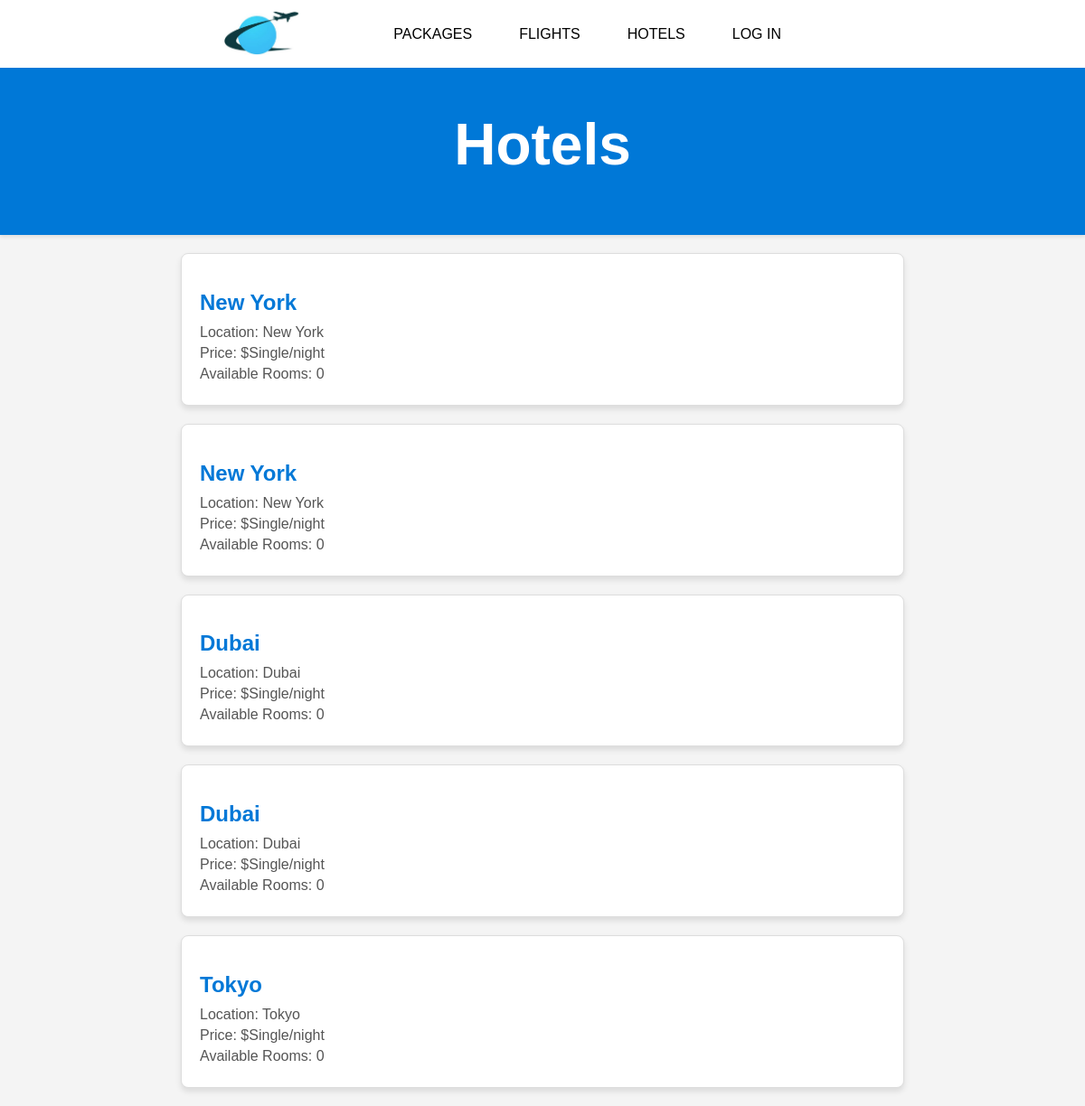
Page /users/hotels/ on the committed database.
### users/models.py (models this page shows)
class Hotel(models.Model):
    hotel_id = models.CharField(primary_key=True, max_length=50)
    start_stay = models.DateField(blank=True, null=True)
    end_stay = models.DateField(blank=True, null=True)
    hotel_city = models.CharField(max_length=100, blank=True, null=True)
    room_type = models.CharField(max_length=50, blank=True, null=True)
    available_rooms = models.PositiveIntegerField(default=0)  # New field
    class Meta:
        db_table = 'hotel'

### users/views.py (the view)
# urls.py: path('hotels/', views.hotels_page, name='hotels_page'),  # Hotels page
def hotels_page(request):
    hotels = Hotel.objects.all()[:6]  # Fetch up to 6 hotels from the database
    return render(request, 'users/hotels.html', {'hotels': hotels})

### users/templates/users/hotels.html (shortened to what this page needs)
<!DOCTYPE html>
<html lang="en">
<head>
</head>
<body>
    {% include 'users/navbar.html' %}
    <header>
        <h1>Hotels</h1>
    </header>
    <main class="hotel-list">
        {% for hotel in hotels %}
        <div class="hotel-card">
            <h2>{{ hotel.hotel_city }}</h2>
            <p>Location: {{ hotel.hotel_city }}</p>
            <p>Price: ${{ hotel.room_type }}/night</p>
            <p>Available Rooms: {{ hotel.available_rooms }}</p>
        </div>
        {% endfor %}
    </main>
</body>
</html>

### users/templates/users/navbar.html (shortened to what this page needs)
<!DOCTYPE html>
<html lang="en">
  <head>
    {% load static %}
    <link rel="stylesheet" href="{% static 'users/css/navbar.css' %}" />
  </head>
  <body>
    <nav class="navbar">
      <div class="navbar-logo-container">
        <a href="{% url 'home' %}">
          <img src="{% static 'users/images/logo.jpg' %}" alt="Logo" class="navbar-logo" />
        </a>
      </div>
      <ul class="navbar-links">
        <li><a href="{% url 'packages_list' %}">PACKAGES</a></li>
        <li><a href="{% url 'list_flights' %}">FLIGHTS</a></li>
        <li><a href="{% url 'hotels_page' %}">HOTELS</a></li>
        <li>
          {% if request.user.is_authenticated %}
            <form method="POST" action="{% url 'logout' %}" class="logout-form">
              {% csrf_token %}
              <button type="submit" class="logout-button">LOGOUT</button>
            </form>
          {% else %}
            <a href="{% url 'login' %}">LOG IN</a>
          {% endif %}
        </li>
      </ul>
    </nav>
  </body>
</html>

### static/users/css/navbar.css (style rules this page uses)
.navbar { display: flex; justify-content: space-between; align-items: center; background-color: #ffffff; height: 55px; padding: 10px 20px; position: fixed; top: 0; left: 0; width: 100%; z-index: 1000; }
.navbar-logo-container { flex: 1; display: flex; margin-right: 0px; margin-left: 160px; justify-content: flex-start; }
.navbar-logo { height: 50px; width: auto; transition: transform 0.3s ease; }
.navbar-links { list-style-type: none; margin: 0; padding: 0; margin-right: 340px ; display: flex; }
.navbar-links li { margin-left: 20px; }
.navbar-links a { display: inline-block; color: rgb(0, 0, 0); text-align: center; padding: 14px 16px; text-decoration: none; position: relative; }
.navbar-links a::after { content: ''; position: absolute; left: 0; bottom: 8px; width: 0%; height: 2px; background-color: black; transition: width 0.3s ease; }
.navbar-logo-container { justify-content: center; }
.navbar-links { justify-content: flex-end; }

### users/templates/users/hotels.html (style rules this page uses)
body { font-family: Arial, sans-serif; margin: 0; padding: 0; background-color: #f4f4f4; color: #333; padding-top: 60px; }
header { background-color: #0078d7; color: white; padding: 20px 0; text-align: center; font-size: 2rem; box-shadow: 0 2px 4px rgba(0, 0, 0, 0.1); }
.hotel-list { max-width: 800px; margin: 20px auto; padding: 0 20px; }
.hotel-card { background-color: white; border: 1px solid #ddd; border-radius: 8px; padding: 20px; margin-bottom: 20px; box-shadow: 0 4px 6px rgba(0, 0, 0, 0.1); transition: transform 0.3s, box-shadow 0.3s; }
.hotel-card h2 { font-size: 1.5rem; color: #0078d7; margin-bottom: 10px; }
.hotel-card p { margin: 5px 0; font-size: 1rem; color: #555; }

### rows in the picture
Hotel: hotel_city "New York", room_type "Single", available_rooms "0"
Hotel: hotel_city "New York", room_type "Single", available_rooms "0"
Hotel: hotel_city "Dubai", room_type "Single", available_rooms "0"
Hotel: hotel_city "Dubai", room_type "Single", available_rooms "0"
Hotel: hotel_city "Tokyo", room_type "Single", available_rooms "0"
